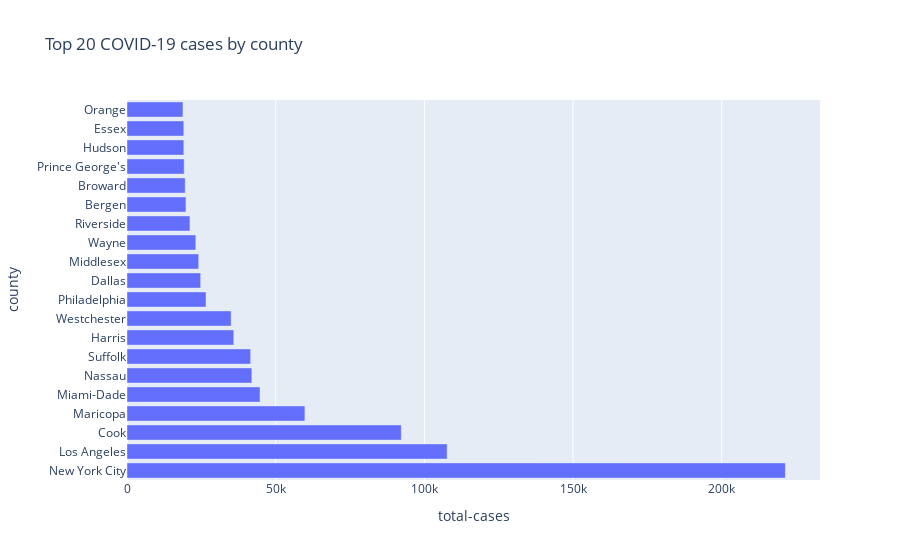

This figure's notebook cell:
### Markdown cell above
We can see from the plots that population over total area of each state, does not exactly relate to the rate of corona virus
spread. However, the cases within each state may be skewed by individual cities. So I will start looking into the density of cities rather than the state as a whole. 

From this it would be better to visualize the cases by county instead of state, so I did the same thing but for counties.
Which, after a quick google search for counties, gives a better understanding of where these outbreaks are occuring. This would also help pinpoint any future datasets / datapoints that would be helpful in understanding spread rate.

### Code cell
hold2 = df.groupby(df['county']).agg({'cases' : ['max']})
hold2.columns = ['total-cases']
hold3 = hold2.nlargest(20, ['total-cases'])

py.plot(x='total-cases', y=hold3.index,
       data_frame = hold3,
       kind = 'bar',
       title = 'Top 20 COVID-19 cases by county')

### Figure 1 — Plotly figure (JSON) as saved in the notebook; plotly's stock layout.template omitted (floating-point values rounded to 4 significant figures)
{"data": [{"alignmentgroup": "True", "hovertemplate": "total-cases=%{x}<br>county=%{y}<extra></extra>", "legendgroup": "", "marker": {"color": "#636efa"}, "name": "", "offsetgroup": "", "orientation": "h", "showlegend": false, "textposition": "auto", "type": "bar", "x": [221395, 107667, 92240, 59829, 44728, 41988, 41585, 35913, 35019, 26565, 24778, 24115, 23147, 21171, 19823, 19575, 19221, 19112, 19100, 18819], "xaxis": "x", "y": ["New York City", "Los Angeles", "Cook", "Maricopa", "Miami-Dade", "Nassau", "Suffolk", "Harris", "Westchester", "Philadelphia", "Dallas", "Middlesex", "Wayne", "Riverside", "Bergen", "Broward", "Prince George's", "Hudson", "Essex", "Orange"], "yaxis": "y"}], "layout": {"barmode": "relative", "legend": {"tracegroupgap": 0}, "title": {"text": "Top 20 COVID-19 cases by county"}, "xaxis": {"anchor": "y", "domain": [0, 1], "title": {"text": "total-cases"}}, "yaxis": {"anchor": "x", "domain": [0, 1], "title": {"text": "county"}}}}
